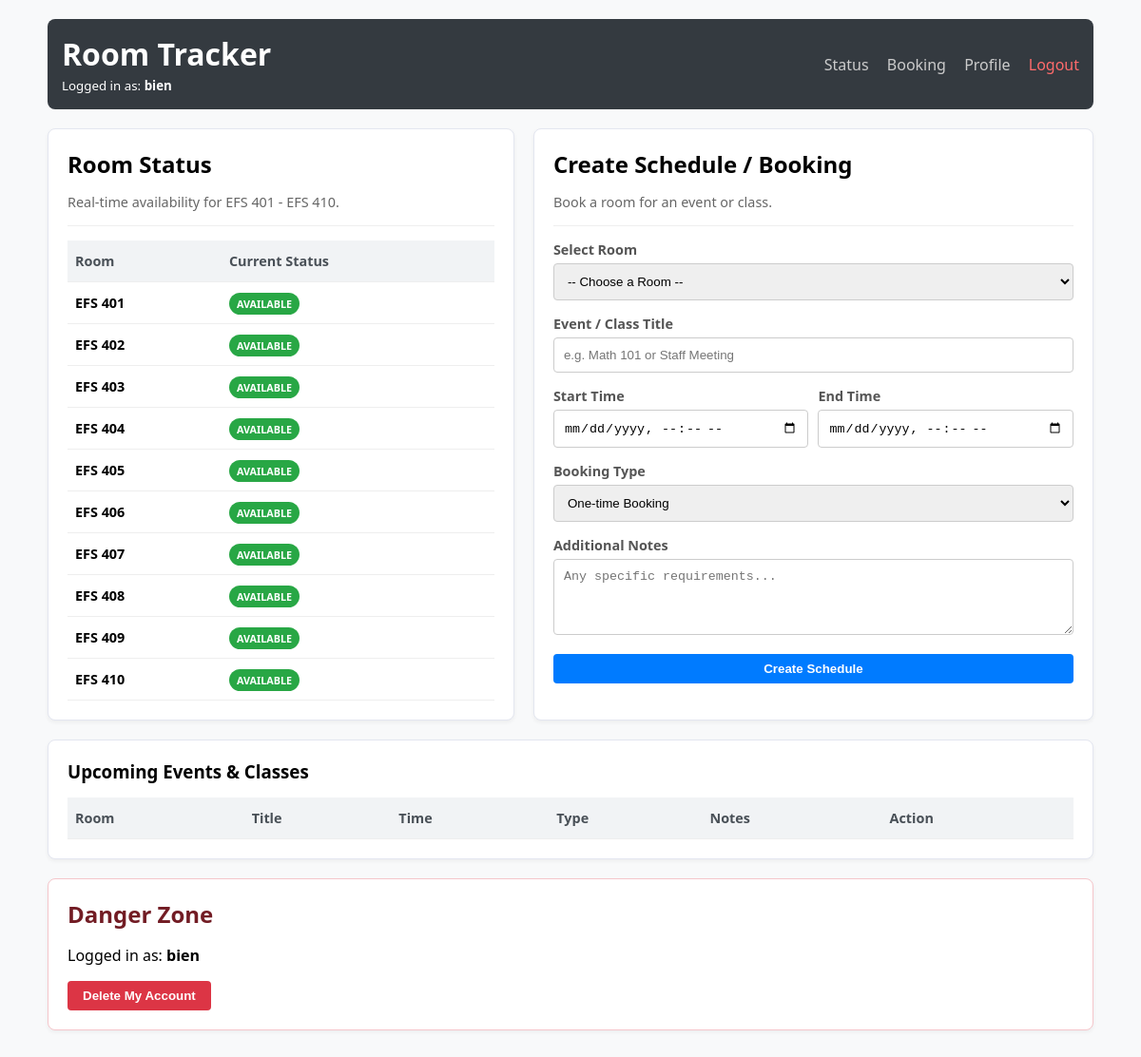
The app's page /dashboard.php (signed in) with its own data.
### tables this page shows
CREATE TABLE rooms (
            id INTEGER PRIMARY KEY AUTOINCREMENT,
            name TEXT NOT NULL,
            description TEXT,
            status TEXT NOT NULL DEFAULT "available"
        );

### dashboard.php (the view, shortened to what this page needs)
<?php
$db = getDB();
$username = $_SESSION['username'];
$now = date('Y-m-d\TH:i');
$sqlRooms = "SELECT r.*,
    (SELECT title FROM schedules s
     WHERE s.room_id = r.id
     AND :now >= s.start_time
     AND :now <= s.end_time
     LIMIT 1) as current_event
    FROM rooms r ORDER BY r.name ASC";
$stmt = $db->prepare($sqlRooms);
$stmt->execute([':now' => $now]);
$rooms = $stmt->fetchAll();
?>
<!doctype html>
<html lang="en">
<head>
</head>
<body>
<header>
    <div>
        <h1>Room Tracker</h1>
        <small>Logged in as: <strong><?= htmlspecialchars($username) ?></strong></small>
    </div>
    <div class="nav">
        <a href="#rooms">Status</a>
        <a href="#schedules">Booking</a>
        <a href="#profile">Profile</a>
        <a href="logout.php" style="color:#ff6b6b">Logout</a>
    </div>
</header>
<div class="grid">
    <div class="card" id="rooms">
        <h2>Room Status</h2>
        <p style="color:#666; font-size:0.9em; margin-bottom:15px;">Real-time availability for EFS 401 - EFS 410.</p>
        <hr style="margin-bottom:15px; border:0; border-top:1px solid #eee;">
        <table>
            <thead><tr><th>Room</th><th>Current Status</th></tr></thead>
            <tbody>
            <?php foreach($rooms as $r): ?>
                <tr>
                    <td>
                        <strong><?= htmlspecialchars($r['name']) ?></strong>
                    </td>
                    <td>
                        <?php if (!empty($r['current_event'])): ?>
                            <span class="badge bg-danger">Occupied</span>
                            <div style="font-size:0.8em; margin-top:2px;">
                                <?= htmlspecialchars($r['current_event']) ?>
                            </div>
                        <?php elseif ($r['status'] === 'fixed'): ?>
                            <span class="badge bg-warning">Classroom</span>
                        <?php else: ?>
                            <span class="badge bg-success">Available</span>
                        <?php endif; ?>
                    </td>
                </tr>
            <?php endforeach; ?>
            </tbody>
        </table>
    </div>
    <div class="card" id="schedules">
        <h2>Create Schedule / Booking</h2>
        <p style="color:#666; font-size:0.9em; margin-bottom:15px;">Book a room for an event or class.</p>
        <hr style="margin-bottom:15px; border:0; border-top:1px solid #eee;">
        <form method="post">
            <label>Select Room</label>
            <select name="room_id" required>
                <option value="" disabled selected>-- Choose a Room --</option>
            </select>
            <label>Event / Class Title</label>
            <input type="text" name="title" placeholder="e.g. Math 101 or Staff Meeting" required>
            <div style="display:flex; gap:10px">
                <div style="flex:1">
                    <label>Start Time</label>
                    <input type="datetime-local" name="start_time" required>
                </div>
                <div style="flex:1">
                    <label>End Time</label>
                    <input type="datetime-local" name="end_time" required>
                </div>
            </div>
            <label>Booking Type</label>
            <select name="type">
                <option value="booking">One-time Booking</option>
            </select>
            <label>Additional Notes</label>
            <textarea name="notes" placeholder="Any specific requirements..."></textarea>
            <button type="submit" class="btn-primary" style="width:100%">Create Schedule</button>
        </form>
    </div>
</div>
<div class="card" style="margin-top:20px;">
    <h3>Upcoming Events & Classes</h3>
    <table>
        <thead><tr><th>Room</th><th>Title</th><th>Time</th><th>Type</th><th>Notes</th><th>Action</th></tr></thead>
    </table>
</div>
<div class="card" id="profile" style="margin-top:20px; border: 1px solid #f5c6cb;">
    <h2 style="color: #721c24;">Danger Zone</h2>
    <p>Logged in as: <strong><?= htmlspecialchars($username) ?></strong></p>
    <form method="post" onsubmit="return confirm('Are you sure you want to delete your account permanently?');">
        <button type="submit" class="btn-danger">Delete My Account</button>
    </form>
</div>
<div style="height:50px"></div>
</body>
</html>

### dashboard.php (style rules this page uses)
body { font-family: system-ui, sans-serif; padding: 20px; max-width: 1100px; margin: 0 auto; background-color: #f8f9fa; }
header { display: flex; justify-content: space-between; align-items: center; background: #343a40; color: #fff; padding: 15px; border-radius: 8px; margin-bottom: 20px; }
h1, h2, h3 { margin: 0; }
.nav a { color: #ccc; margin-left: 15px; text-decoration: none; font-weight: 500; }
.grid { display: grid; grid-template-columns: 1fr 1.2fr; gap: 20px; }
.card { border: 1px solid #e3e6f0; padding: 20px; border-radius: 8px; background: #fff; box-shadow: 0 2px 4px rgba(0,0,0,0.05); }
label { display: block; margin-bottom: 5px; font-weight: bold; font-size: 0.9em; color: #555; }
input, select, textarea { width: 100%; margin-bottom: 15px; padding: 10px; box-sizing: border-box; border: 1px solid #ccc; border-radius: 4px; }
textarea { height: 80px; resize: vertical; }
table { width: 100%; border-collapse: collapse; margin-top: 15px; }
th { background: #f1f3f5; color: #495057; }
th, td { border-bottom: 1px solid #eee; padding: 12px 8px; text-align: left; font-size: 0.9em; }
button { cursor: pointer; padding: 8px 16px; border-radius: 4px; font-weight: bold; }
.btn-danger { background: #dc3545; color: white; border: none; }
.btn-primary { background: #007bff; color: white; border: none; }
.badge { padding: 4px 8px; border-radius: 12px; font-size: 0.75em; font-weight: bold; text-transform: uppercase; color: white; }
.bg-success { background-color: #28a745; }

### records on screen
rooms: name "EFS 401", status "AVAILABLE"
rooms: name "EFS 402", status "AVAILABLE"
rooms: name "EFS 403", status "AVAILABLE"
rooms: name "EFS 404", status "AVAILABLE"
rooms: name "EFS 405", status "AVAILABLE"
rooms: name "EFS 406", status "AVAILABLE"
rooms: name "EFS 407", status "AVAILABLE"
rooms: name "EFS 408", status "AVAILABLE"
rooms: name "EFS 409", status "AVAILABLE"
rooms: name "EFS 410", status "AVAILABLE"

### other values on screen
$username "bien"
